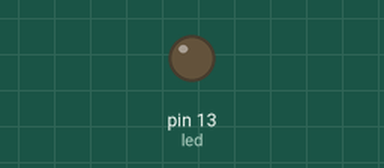
Simulated run of this sketch. Board: Arduino Uno, built with avr-gcc and run on an emulated ATmega328P. On the bench: output pins drawn as LEDs (lit = HIGH).

Above: at 0.9 s.
At 8.2 s:
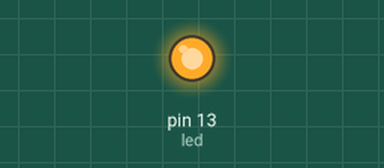
Timing chart, 0 to 8.7 s (numbered marks = the images above):
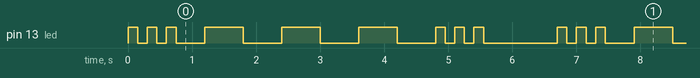

The sketch:

led_sos.ino
```cpp
int led = 13;

void setup()
{
pinMode(led, OUTPUT);

}
void flash(int a)
{
digitalWrite(led, HIGH);
delay(a);
digitalWrite(led, LOW);
delay(a);

}

void loop()
{
flash(150); flash(150); flash(150);
// S
delay(300);
flash(600); flash(600); flash(600);
//0
flash(150); flash(150); flash(150);
// S
delay(1000);
}
```

Measured:
- by itself, pin 13 (led): repeats every 6.7 s: 2 × (LOW 0.15 s, HIGH 0.15 s), LOW 0.45 s, 3 × (HIGH 0.60 s, LOW 0.60 s), 2 × (HIGH 0.15 s, LOW 0.15 s), HIGH 0.15 s, LOW 1.2 s, HIGH 0.15 s
- by itself, everything shown: repeats every 6.7 s, in 18 steps
